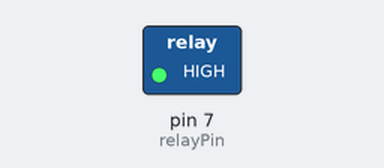
Bench run of a sketch on a simulated Arduino Uno, built with avr-gcc and run on an emulated ATmega328P. Shown: switched loads named in the sketch (green lamp = pin HIGH). Dashed ring = blinking.

Above: at 0.5 s.
Timing chart, 0 to 4.6 s (numbered marks = the images above):
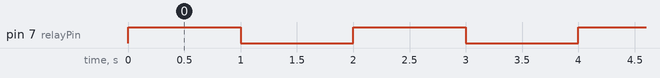

Measured:
- by itself, pin 7 (relayPin): alternates HIGH for 1.0 s and LOW for 1.0 s

The sketch:

relay.ino
```cpp
/**********************************************/
const int relayPin =7; //the "s" of relay module attach to
/**********************************************/
void setup()
{
  pinMode(relayPin, OUTPUT); //initialize relay as an output
}
/***********************************************/
void loop()
{
  digitalWrite(relayPin, HIGH); //Close the relay
  delay(1000); //wait for 1 second
  digitalWrite(relayPin, LOW); //disconnect the relay
  delay(1000); //wait for 1 second
}
/*************************************************/
```
